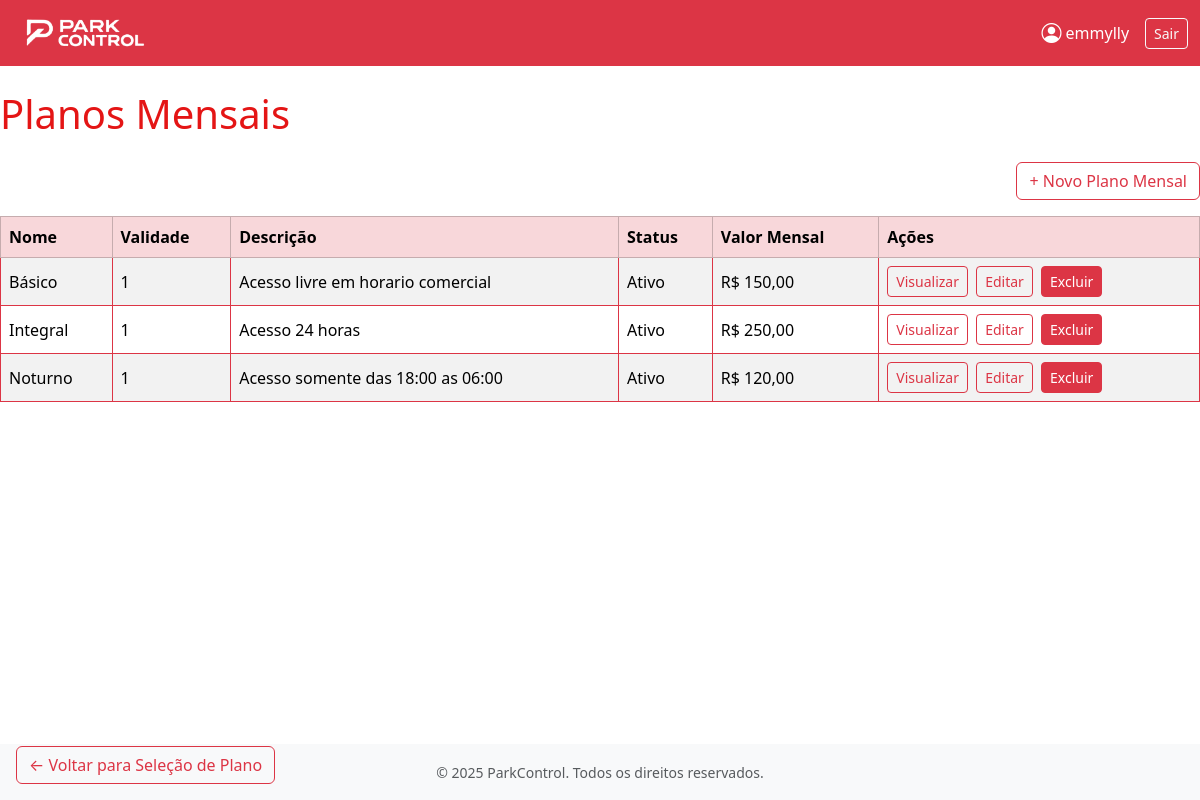
Page /planos/planos/mensais/ (signed in) on the committed database.
### apps/usuarios/models.py (models this page shows)
class Usuario(AbstractUser):
    perfil_acesso = models.CharField(max_length=20, choices=[
        ('Administrador', 'Administrador'),
        ('Frentista', 'Frentista'),
        ('Contador', 'Contador')
    ])

### apps/planos/models.py (models this page shows, shortened)
class Planos(models.Model):
    TIPO_PLANO_CHOICES = [
        ('Mensalista', 'Mensalista'),
        ('Diarista', 'Diarista'),
    ]
    TIPO_MENSAL_CHOICES = [
        ('Mensal', 'Mensal'),
        ('Anual','Anual')
    ]
    STATUS_CHOICES = [
        ('Ativo', 'Ativo'),
        ('Inativo', 'Inativo'),
    ]
    nome = models.CharField( max_length=50, blank=False, null=False)
    validade = models.PositiveIntegerField(blank=False, null=False)
    descricao = models.TextField(blank=True)
    data_criacao = models.DateTimeField(auto_now_add=True)
    ultima_alteracao = models.DateTimeField(auto_now=True)
    tipo_plano = models.CharField(max_length=20, choices=TIPO_PLANO_CHOICES, blank=False, null=False)
    status = models.CharField(max_length=20, choices=STATUS_CHOICES, blank=True, null=True,default='Ativo')
    valor_diaria = models.DecimalField(max_digits=10, decimal_places=2, blank=True, null=True)
    valor = models.DecimalField(max_digits=10, decimal_places=2, blank=True, null=True)
    tipo_mensal  = models.CharField(max_length=20, choices=TIPO_MENSAL_CHOICES, blank=True, null=True)

### apps/planos/views.py (the view)
# urls.py: path('planos/mensais/', views.listar_planos_mensais, name='listar_planos_mensais'),
@login_required
def listar_planos_mensais(request):
    planos = Planos.objects.filter(tipo_plano='Mensalista')
    return render(request, 'planos/mensais/listar_planos_mensais.html', {'planos': planos})

### apps/planos/templates/planos/mensais/listar_planos_mensais.html (shortened to what this page needs)
{% extends 'base.html' %}
{% block content %}
<h1 class="mb-4" style="color: #E41515;">Planos Mensais</h1>
<div class="d-flex justify-content-end mb-3">
  <a href="{% url 'planos:criar_plano_mensal' %}" class="btn btn-outline-danger">+ Novo Plano Mensal</a>
</div>
<table class="table table-bordered border-danger table-striped align-middle">
  <thead class="table-danger">
    <tr>
      <th>Nome</th>
      <th>Validade</th>
      <th>Descrição</th>
      <th>Status</th>
      <th>Valor Mensal</th>
      <th>Ações</th>
    </tr>
  </thead>
  <tbody>
    {% for plano in planos %}
    <tr>
      <td>{{ plano.nome }}</td>
      <td>{{ plano.validade }}</td>
      <td>{{ plano.descricao }}</td>
      <td>{{ plano.status }}</td>
      <td>R$ {{ plano.valor }}</td>
      <td>
        <a href="{% url 'planos:visualizar_plano_mensal' plano.id %}" class="btn btn-sm btn-outline-danger me-1">Visualizar</a>
        <a href="{% url 'planos:editar_plano_mensal' plano.id %}" class="btn btn-sm btn-outline-danger me-1">Editar</a>
        <a href="{% url 'planos:excluir_plano_mensal' plano.id %}" class="btn btn-sm btn-danger">Excluir</a>
      </td>
    </tr>
    {% empty %}
    <tr>
      <td colspan="6" class="text-center">Nenhum plano mensal cadastrado.</td>
    </tr>
    {% endfor %}
  </tbody>
</table>
<div class="position-fixed bottom-0 start-0 m-3">
  <a href="{% url 'planos:selecao_plano' %}" class="btn btn-outline-danger">← Voltar para Seleção de Plano</a>
</div>
{% endblock %}

### base_templates/navbar.html (shortened to what this page needs)
{% load static %}
<nav class="navbar navbar-expand-lg navbar-dark bg-danger">
    <div class="container-fluid">
        <a class="navbar-brand d-flex align-items-center" href="{% url 'usuarios:home' %}">
            <img src="{% static 'images/logo-branca.png' %}" alt="Logo" class="me-2" style="height: 40px;">
        </a>
        <div class="collapse navbar-collapse" id="navbarContent">
            <div class="ms-auto d-flex align-items-center">
                {% if user.is_authenticated %}
                    <a href="{% url 'usuarios:perfil_usuario' %}" class="text-white text-decoration-none me-3 d-flex align-items-center">
                        <i class="bi bi-person-circle me-1 fs-5"></i>
                        {{ user.get_full_name|default:user.username }}
                    </a>
                    <a class="btn btn-outline-light btn-sm" href="{% url 'usuarios:logout_parkcontrol' %}">Sair</a>
                {% endif %}
            </div>
        </div>
    </div>
</nav>

### rows in the picture
Usuario: get_full_name "emmylly"
Planos: nome "Básico", validade "1", descricao "Acesso livre em horario comercial", status "Ativo", valor "150,00"
Planos: nome "Integral", validade "1", descricao "Acesso 24 horas", status "Ativo", valor "250,00"
Planos: nome "Noturno", validade "1", descricao "Acesso somente das 18:00 as 06:00", status "Ativo", valor "120,00"
